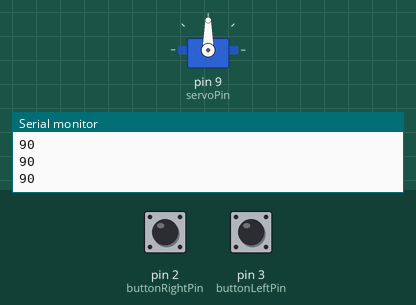
The sketch below on a simulated Arduino Uno, built with avr-gcc and run on an emulated ATmega328P. Parts: servo, the last lines printed to the serial monitor. Inputs (shaded band) come from the test bench; at power-on: pin 3 (buttonLeftPin) LOW, pin 2 (buttonRightPin) LOW.

Above: at 1.2 s.
1.3 s: pin 3 (buttonLeftPin) pulled HIGH for 0.15 s
At 1.37 s:
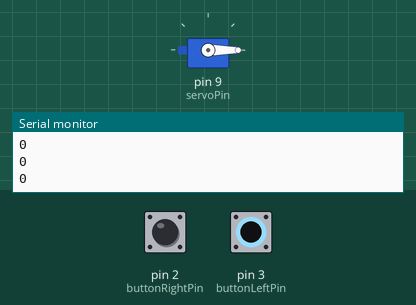
2.9 s: pin 2 (buttonRightPin) pulled HIGH for 0.15 s
At 3.9 s:
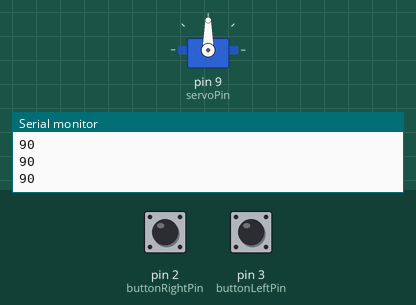
4.5 s: pin 3 (buttonLeftPin) pulled HIGH for 3.2 s
At 5.6 s:
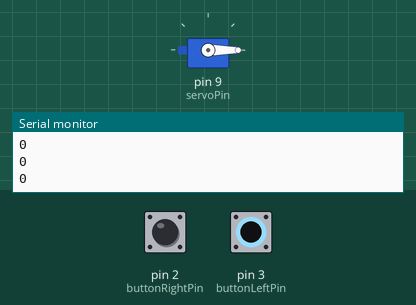
Timing chart, 0 to 9.2 s (numbered marks = the images above; inputs shaded):
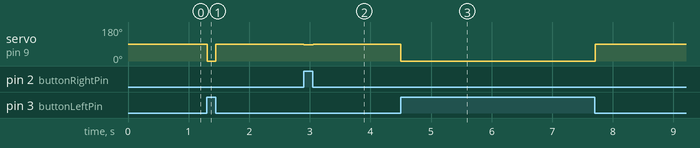

The sketch:

ServoContinuousRotation.ino
```cpp
#include <Servo.h>

Servo myservo;  // create servo object to control a servo
// twelve servo objects can be created on most boards

// variable to store the servo position
// 90 degrees is the netural point
int stopPos = 90;
int turnRightPos = 200;
int turnLeftPos = 80;
int turnLeftSlowPos = 86;
int turnLeftFastPos = 0;

int currentPos;

int delaytime = 10;

const int buttonRightPin = 2;     // the number of the pushbutton pin
const int buttonLeftPin = 3;     // the number of the pushbutton pin
const int servoPin = 9;     // the number of the pushbutton pin

int buttonRightState;
int buttonLeftState;

void setup()
{
    Serial.begin(9600);

// attaches the servo on pin 9 to the servo object
  myservo.attach(servoPin);

  // initialize the pushbutton pin as an input:
  pinMode(buttonRightPin, INPUT);
  pinMode(buttonLeftPin, INPUT);

  // Set the servo to "stopped"
}

void loop() {
  // read the state of the pushbutton value:
  buttonRightState = digitalRead(buttonRightPin);
  buttonLeftState = digitalRead(buttonLeftPin);

  // check if the pushbutton is pressed.
  // if it is, the buttonState is HIGH:
  if (buttonRightState == HIGH) {
    //turnRight();
    turnLeftSlow();
  }

  // check if the pushbutton is pressed.
  // if it is, the buttonState is HIGH:
  if (buttonLeftState == HIGH) {
    //turnLeft();
    turnLeftFast();
  }

  // If no button is pushed, then stop the servo
  if (buttonRightState == LOW && buttonLeftState == LOW) {
    stopTurning();
  }

  delay(delaytime);

}

void stopTurning()
{
    myservo.write(stopPos);
    Serial.println(stopPos);
}


void turnRight()
{
    myservo.write(turnRightPos);
    Serial.println(turnRightPos);
}

void turnLeft()
{
    myservo.write(turnLeftPos);
    Serial.println(turnLeftPos);
}

void turnLeftSlow()
{
    myservo.write(turnLeftSlowPos);
    Serial.println(turnLeftSlowPos);
}
void turnLeftFast()
{
    myservo.write(turnLeftFastPos);
    Serial.println(turnLeftFastPos);
}
```

Measured:
- after the input at 1.3 s, servo on pin 9 (servoPin): 90° → 0° at once, → 90° 0.14 s later
- after the input at 2.9 s, servo on pin 9 (servoPin): 90° → 86° at once, → 90° 0.15 s later
- after the input at 4.5 s, servo on pin 9 (servoPin): 90° → 0° at once, → 90° 3.2 s later
